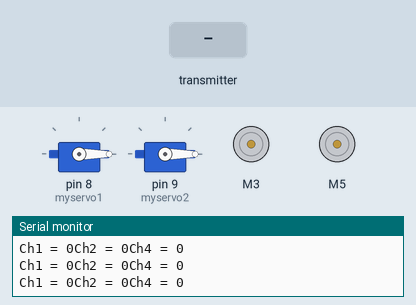
The sketch below on a simulated Arduino Mega 2560, built with avr-gcc and run on an emulated ATmega2560. Shown: 2 × servo, 2 × DC motor (green arrow = forward, orange = backward, longer = faster), the last lines printed to the serial monitor. Inputs (shaded band) come from the test bench.

Above: at 1.2 s.
1.3 s: the transmitter starts sending readChannel.0 = 1000
At 2.3 s:
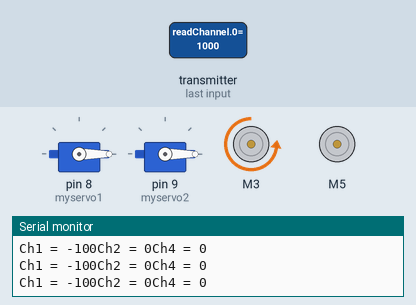
2.9 s: the transmitter starts sending readChannel.1 = 1000
At 3.8 s:
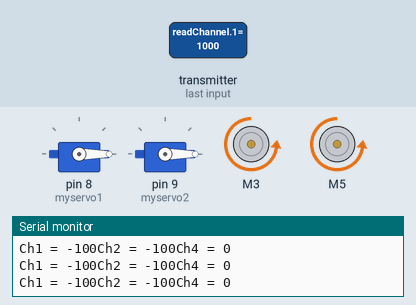
4.5 s: the transmitter starts sending readChannel.0 = 1250
At 5.0 s:
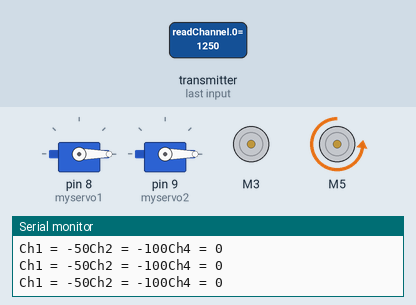
6.1 s: the transmitter starts sending readChannel.1 = 1250
At 7.7 s:
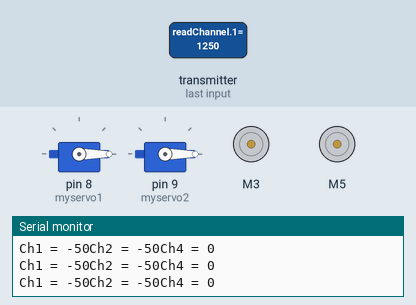
Timing chart, 0 to 8.7 s (numbered marks = the images above; inputs shaded):
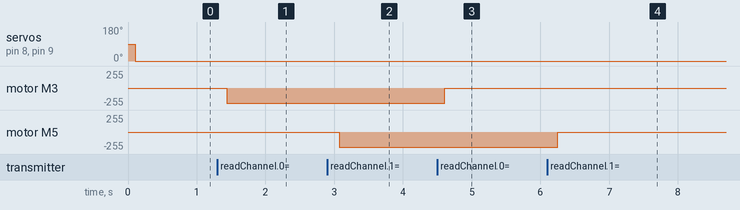

Measured:
- after the input at 1.3 s, motor M3: stopped → backward 225/255 after 0.14 s
- after the input at 2.9 s, motor M5: stopped → backward 225/255 after 0.17 s
- after the input at 4.5 s, motor M3: backward 225/255 → stopped after 0.11 s
- after the input at 6.1 s, motor M5: backward 225/255 → stopped after 0.15 s

The sketch:

screw_model_code.ino
```cpp
//Include the required libraries
#include "CytronMotorDriver.h"
#include <Servo.h>
#include <IBusBM.h>

// Creating ibus object
IBusBM ibus;

//Creating servo object
Servo myservo1;
Servo myservo2;

// Configure the motor driver.
CytronMD motor1(PWM_DIR, 3, 4);  // PWM = Pin 3, DIR = Pin 4
CytronMD motor2(PWM_DIR, 5, 6);  // PWM = Pin 5, DIR = Pin 6

// Channel Values
 int rcCH1 = 0;
 int rcCH2 = 0;
 int rcCH4 = 0;

// Read the number of a given channel and convert to the range provided.
// If the channel is off, return the default value
int readChannel(byte channelInput, int minLimit, int maxLimit, int defaultValue) {
  uint16_t ch = ibus.readChannel(channelInput);
  if (ch < 100) return defaultValue;
  return map(ch, 1000, 2000, minLimit, maxLimit);
}

void setup()
{
// Start serial monitor for debugging
  Serial.begin(115200);
// Attach iBus object to serial port
  ibus.begin(Serial1);

// connecting servos.
  myservo1.attach(8);
  myservo2.attach(9);
}

void loop() {

  // Get RC channel values
  rcCH1 = readChannel(0, -100, 100, 0);
  rcCH2 = readChannel(1, -100, 100, 0);
  rcCH4 = readChannel(3, -100, 100, 0);

 // Print values to serial monitor for debugging
  Serial.print("Ch1 = ");
  Serial.print(rcCH1);
  Serial.print("Ch2 = ");
  Serial.print(rcCH2);
  Serial.print("Ch4 = ");
  Serial.print(rcCH4);
  Serial.print("\n");
  delay(100);

// For right motor control
if ((rcCH1 > 0) && (rcCH1 <= 50)){
    motor1.setSpeed(128); }
if ((rcCH1 > 50) && (rcCH1 <= 100)){
    motor1.setSpeed(225); }
if ((rcCH1 < 0) && (rcCH1 >= -50)){
    motor1.setSpeed(-128); }
if ((rcCH1 < -50) && (rcCH1 >= -100)){
    motor1.setSpeed(-225); }
else{
    motor1.setSpeed(0); }

// For left motor control
if ((rcCH2 > 0) && (rcCH2 <= 50)){
    motor2.setSpeed(128); }
if ((rcCH2 > 50) && (rcCH2 <= 100)){
    motor2.setSpeed(225); }
if ((rcCH2 < 0) && (rcCH2 >= -50)){
    motor2.setSpeed(-128); }
if ((rcCH2 < -50) && (rcCH2 >= -100)){
    motor2.setSpeed(-225); }
else{
    motor2.setSpeed(0); }

// For direction control
if ((rcCH4 > 0) && (rcCH4 <= 50)){
    myservo1.write(25);
    myservo2.write(25);    }
if ((rcCH4 > 50) && (rcCH4 <= 100)){
    myservo1.write(45);
    myservo2.write(45);    }
if ((rcCH4 < 0) && (rcCH4 >= -50)){
    myservo1.write(-25);
    myservo2.write(-25);    }
if ((rcCH4 < -50) && (rcCH4 >= -100)){
    myservo1.write(-45);
    myservo2.write(-45);    }
else{
    myservo1.write(0);
    myservo2.write(0);    }
}
```
